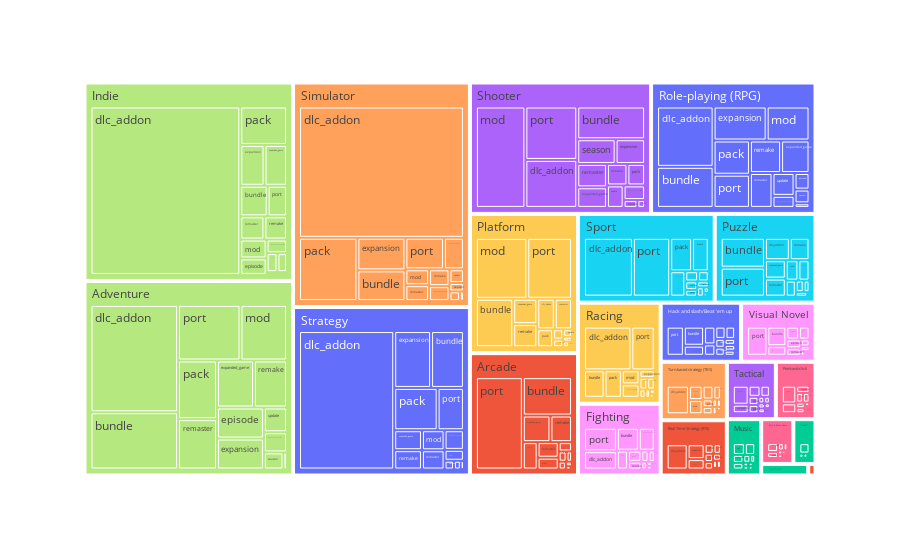

The notebook cell saved with this chart:
### Code cell
genres_categories_fig(dataframe)

### Figure 1 — Plotly figure (JSON) as saved in the notebook; plotly's stock layout.template omitted (floating-point values rounded to 4 significant figures; data arrays with more than 128 entries replaced by an {"elided": "..."} marker saying what was removed)
{"data": [{"branchvalues": "total", "customdata": {"elided": "345x1 str values"}, "domain": {"x": [0, 1], "y": [0, 1]}, "hovertemplate": "labels=%{label}<br>value=%{value}<br>parent=%{parent}<br>id=%{id}<br>genre=%{customdata[0]}<extra></extra>", "ids": {"elided": "345 str values"}, "labels": {"elided": "345 str values"}, "marker": {"colors": {"elided": "345 str values"}}, "name": "", "parents": {"elided": "345 str values"}, "type": "treemap", "values": {"elided": "345 int values"}}], "layout": {"legend": {"tracegroupgap": 0}, "margin": {"t": 60}}}
